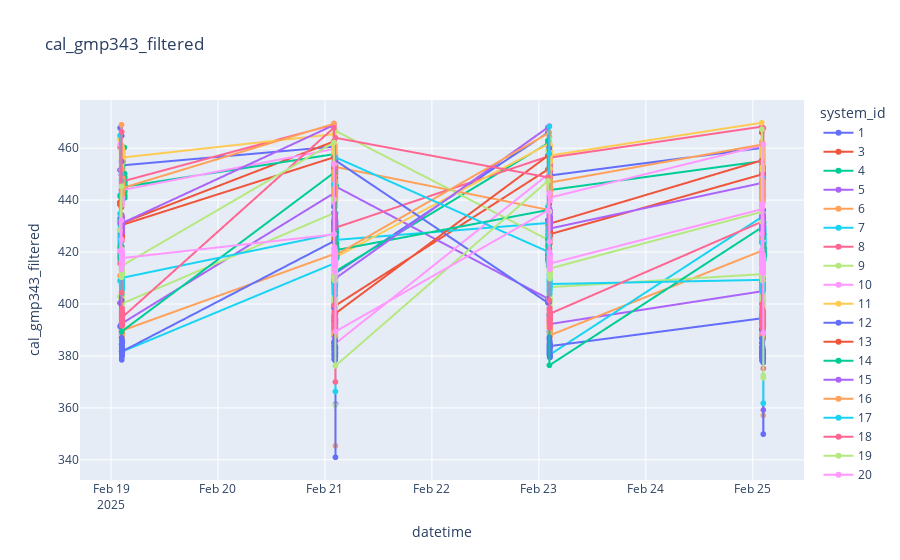

The code cell stored with this chart in its notebook:
### Code cell
plot_sensor_measurement(df_cal,ids,col_name="cal_gmp343_filtered", cut_above=350, cut_below=470)

### Figure 1 — Plotly figure (JSON) as saved in the notebook; plotly's stock layout.template omitted (floating-point values rounded to 4 significant figures; data arrays with more than 128 entries replaced by an {"elided": "..."} marker saying what was removed)
{"data": [{"hovertemplate": "system_id=1<br>datetime=%{x}<br>cal_gmp343_filtered=%{y}<extra></extra>", "legendgroup": "1", "line": {"color": "#636efa", "dash": "solid"}, "marker": {"symbol": "circle"}, "mode": "lines+markers", "name": "1", "showlegend": true, "type": "scattergl", "x": {"elided": "356 str values"}, "xaxis": "x", "y": {"elided": "356 float values"}, "yaxis": "y"}, {"hovertemplate": "system_id=3<br>datetime=%{x}<br>cal_gmp343_filtered=%{y}<extra></extra>", "legendgroup": "3", "line": {"color": "#EF553B", "dash": "solid"}, "marker": {"symbol": "circle"}, "mode": "lines+markers", "name": "3", "showlegend": true, "type": "scattergl", "x": {"elided": "362 str values"}, "xaxis": "x", "y": {"elided": "362 float values"}, "yaxis": "y"}, {"hovertemplate": "system_id=4<br>datetime=%{x}<br>cal_gmp343_filtered=%{y}<extra></extra>", "legendgroup": "4", "line": {"color": "#00cc96", "dash": "solid"}, "marker": {"symbol": "circle"}, "mode": "lines+markers", "name": "4", "showlegend": true, "type": "scattergl", "x": {"elided": "362 str values"}, "xaxis": "x", "y": {"elided": "362 float values"}, "yaxis": "y"}, {"hovertemplate": "system_id=5<br>datetime=%{x}<br>cal_gmp343_filtered=%{y}<extra></extra>", "legendgroup": "5", "line": {"color": "#ab63fa", "dash": "solid"}, "marker": {"symbol": "circle"}, "mode": "lines+markers", "name": "5", "showlegend": true, "type": "scattergl", "x": {"elided": "371 str values"}, "xaxis": "x", "y": {"elided": "371 float values"}, "yaxis": "y"}, {"hovertemplate": "system_id=6<br>datetime=%{x}<br>cal_gmp343_filtered=%{y}<extra></extra>", "legendgroup": "6", "line": {"color": "#FFA15A", "dash": "solid"}, "marker": {"symbol": "circle"}, "mode": "lines+markers", "name": "6", "showlegend": true, "type": "scattergl", "x": {"elided": "372 str values"}, "xaxis": "x", "y": {"elided": "372 float values"}, "yaxis": "y"}, {"hovertemplate": "system_id=7<br>datetime=%{x}<br>cal_gmp343_filtered=%{y}<extra></extra>", "legendgroup": "7", "line": {"color": "#19d3f3", "dash": "solid"}, "marker": {"symbol": "circle"}, "mode": "lines+markers", "name": "7", "showlegend": true, "type": "scattergl", "x": {"elided": "362 str values"}, "xaxis": "x", "y": {"elided": "362 float values"}, "yaxis": "y"}, {"hovertemplate": "system_id=8<br>datetime=%{x}<br>cal_gmp343_filtered=%{y}<extra></extra>", "legendgroup": "8", "line": {"color": "#FF6692", "dash": "solid"}, "marker": {"symbol": "circle"}, "mode": "lines+markers", "name": "8", "showlegend": true, "type": "scattergl", "x": {"elided": "358 str values"}, "xaxis": "x", "y": {"elided": "358 float values"}, "yaxis": "y"}, {"hovertemplate": "system_id=9<br>datetime=%{x}<br>cal_gmp343_filtered=%{y}<extra></extra>", "legendgroup": "9", "line": {"color": "#B6E880", "dash": "solid"}, "marker": {"symbol": "circle"}, "mode": "lines+markers", "name": "9", "showlegend": true, "type": "scattergl", "x": {"elided": "371 str values"}, "xaxis": "x", "y": {"elided": "371 float values"}, "yaxis": "y"}, {"hovertemplate": "system_id=10<br>datetime=%{x}<br>cal_gmp343_filtered=%{y}<extra></extra>", "legendgroup": "10", "line": {"color": "#FF97FF", "dash": "solid"}, "marker": {"symbol": "circle"}, "mode": "lines+markers", "name": "10", "showlegend": true, "type": "scattergl", "x": {"elided": "357 str values"}, "xaxis": "x", "y": {"elided": "357 float values"}, "yaxis": "y"}, {"hovertemplate": "system_id=11<br>datetime=%{x}<br>cal_gmp343_filtered=%{y}<extra></extra>", "legendgroup": "11", "line": {"color": "#FECB52", "dash": "solid"}, "marker": {"symbol": "circle"}, "mode": "lines+markers", "name": "11", "showlegend": true, "type": "scattergl", "x": {"elided": "357 str values"}, "xaxis": "x", "y": {"elided": "357 float values"}, "yaxis": "y"}, {"hovertemplate": "system_id=12<br>datetime=%{x}<br>cal_gmp343_filtered=%{y}<extra></extra>", "legendgroup": "12", "line": {"color": "#636efa", "dash": "solid"}, "marker": {"symbol": "circle"}, "mode": "lines+markers", "name": "12", "showlegend": true, "type": "scattergl", "x": {"elided": "372 str values"}, "xaxis": "x", "y": {"elided": "372 float values"}, "yaxis": "y"}, {"hovertemplate": "system_id=13<br>datetime=%{x}<br>cal_gmp343_filtered=%{y}<extra></extra>", "legendgroup": "13", "line": {"color": "#EF553B", "dash": "solid"}, "marker": {"symbol": "circle"}, "mode": "lines+markers", "name": "13", "showlegend": true, "type": "scattergl", "x": {"elided": "364 str values"}, "xaxis": "x", "y": {"elided": "364 float values"}, "yaxis": "y"}, {"hovertemplate": "system_id=14<br>datetime=%{x}<br>cal_gmp343_filtered=%{y}<extra></extra>", "legendgroup": "14", "line": {"color": "#00cc96", "dash": "solid"}, "marker": {"symbol": "circle"}, "mode": "lines+markers", "name": "14", "showlegend": true, "type": "scattergl", "x": {"elided": "364 str values"}, "xaxis": "x", "y": {"elided": "364 float values"}, "yaxis": "y"}, {"hovertemplate": "system_id=15<br>datetime=%{x}<br>cal_gmp343_filtered=%{y}<extra></extra>", "legendgroup": "15", "line": {"color": "#ab63fa", "dash": "solid"}, "marker": {"symbol": "circle"}, "mode": "lines+markers", "name": "15", "showlegend": true, "type": "scattergl", "x": {"elided": "363 str values"}, "xaxis": "x", "y": {"elided": "363 float values"}, "yaxis": "y"}, {"hovertemplate": "system_id=16<br>datetime=%{x}<br>cal_gmp343_filtered=%{y}<extra></extra>", "legendgroup": "16", "line": {"color": "#FFA15A", "dash": "solid"}, "marker": {"symbol": "circle"}, "mode": "lines+markers", "name": "16", "showlegend": true, "type": "scattergl", "x": {"elided": "358 str values"}, "xaxis": "x", "y": {"elided": "358 float values"}, "yaxis": "y"}, {"hovertemplate": "system_id=17<br>datetime=%{x}<br>cal_gmp343_filtered=%{y}<extra></extra>", "legendgroup": "17", "line": {"color": "#19d3f3", "dash": "solid"}, "marker": {"symbol": "circle"}, "mode": "lines+markers", "name": "17", "showlegend": true, "type": "scattergl", "x": {"elided": "370 str values"}, "xaxis": "x", "y": {"elided": "370 float values"}, "yaxis": "y"}, {"hovertemplate": "system_id=18<br>datetime=%{x}<br>cal_gmp343_filtered=%{y}<extra></extra>", "legendgroup": "18", "line": {"color": "#FF6692", "dash": "solid"}, "marker": {"symbol": "circle"}, "mode": "lines+markers", "name": "18", "showlegend": true, "type": "scattergl", "x": {"elided": "366 str values"}, "xaxis": "x", "y": {"elided": "366 float values"}, "yaxis": "y"}, {"hovertemplate": "system_id=19<br>datetime=%{x}<br>cal_gmp343_filtered=%{y}<extra></extra>", "legendgroup": "19", "line": {"color": "#B6E880", "dash": "solid"}, "marker": {"symbol": "circle"}, "mode": "lines+markers", "name": "19", "showlegend": true, "type": "scattergl", "x": {"elided": "363 str values"}, "xaxis": "x", "y": {"elided": "363 float values"}, "yaxis": "y"}, {"hovertemplate": "system_id=20<br>datetime=%{x}<br>cal_gmp343_filtered=%{y}<extra></extra>", "legendgroup": "20", "line": {"color": "#FF97FF", "dash": "solid"}, "marker": {"symbol": "circle"}, "mode": "lines+markers", "name": "20", "showlegend": true, "type": "scattergl", "x": {"elided": "365 str values"}, "xaxis": "x", "y": {"elided": "365 float values"}, "yaxis": "y"}], "layout": {"legend": {"title": {"text": "system_id"}, "tracegroupgap": 0}, "title": {"text": "cal_gmp343_filtered"}, "xaxis": {"anchor": "y", "domain": [0, 1], "title": {"text": "datetime"}}, "yaxis": {"anchor": "x", "domain": [0, 1], "title": {"text": "cal_gmp343_filtered"}}}}
